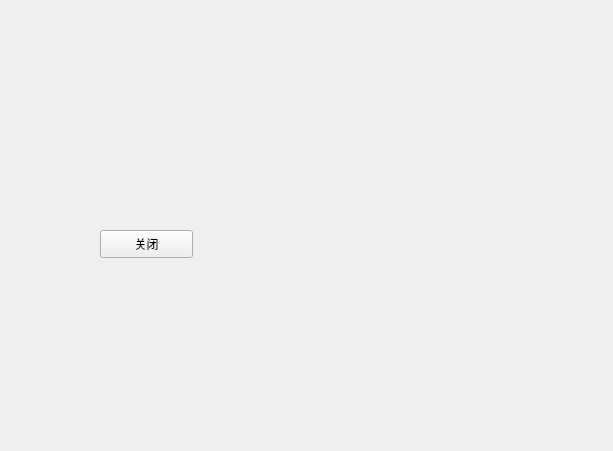
<?xml version="1.0" encoding="UTF-8"?>
<ui version="4.0">
 <class>Illustrate</class>
 <widget class="QWidget" name="Illustrate">
  <property name="geometry">
   <rect>
    <x>0</x>
    <y>0</y>
    <width>613</width>
    <height>451</height>
   </rect>
  </property>
  <property name="windowTitle">
   <string>Form</string>
  </property>
  <widget class="QPushButton" name="pushButton">
   <property name="geometry">
    <rect>
     <x>100</x>
     <y>230</y>
     <width>93</width>
     <height>28</height>
    </rect>
   </property>
   <property name="text">
    <string>关闭</string>
   </property>
  </widget>
 </widget>
 <resources/>
 <connections/>
</ui>
